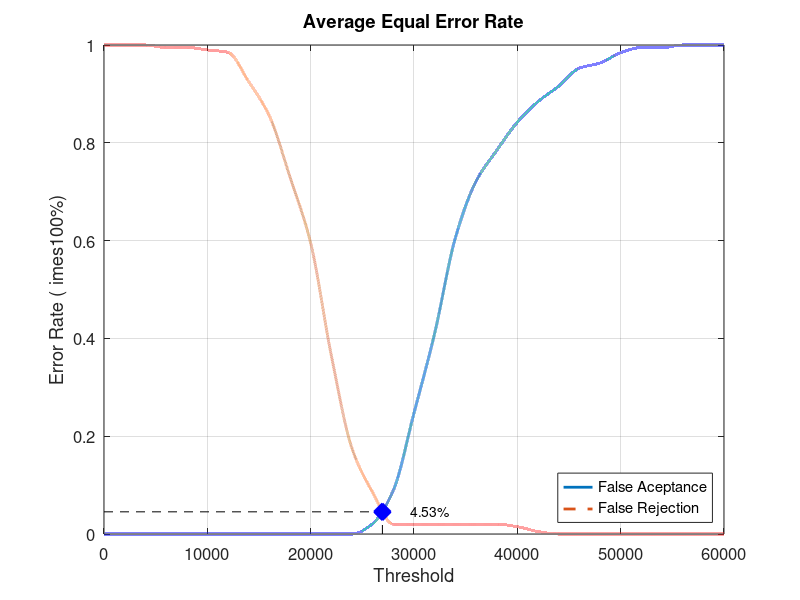
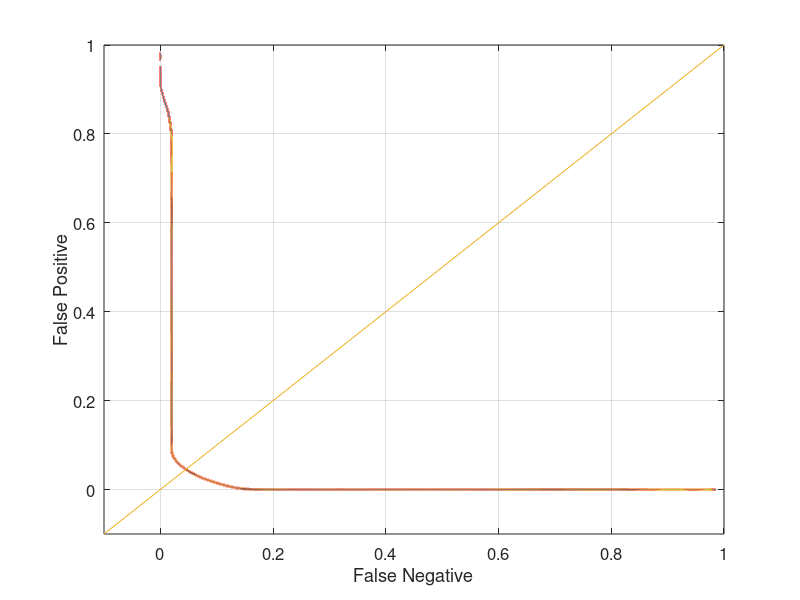

The MATLAB script that drew these images, in order:
close all;
clear;
clc;
x = 0:2000:60000;
xq = 0:0.5:60000;

y0 = [0 0 0 0 0 0 0 0 0 0 0 0 0 0.0210526 0.0894737 0.247368 0.410526 0.605263 0.721053 0.784211 0.842105 0.884211 0.915789 0.952632 0.963158 0.984211 0.994737 0.994737 1 1 1]
yy0 = interp1(x, y0, xq, 'pchip');
y1 = [1 1 1 0.995 0.995 0.99 0.985 0.925 0.855 0.73 0.595 0.365 0.175 0.085 0.02 0.02 0.02 0.02 0.02 0.02 0.015 0.005 0 0 0 0 0 0 0 0 0]
yy1 = interp1(x, y1, xq, 'pchip');

% Calculating EER: 
y2 = abs(y0 - y1);
find(y2 == min(y2))
yy2 = abs(yy0 - yy1);
xEER = find(yy2 == min(yy2));
xEERIndex = xq(xEER) % X-axis EER
yEER = yy0(xEER) % Y-axis EER

main = figure
plot(xq, yy0,'-','LineWidth', 2);	hold on
plot(xq, yy1,'--','LineWidth', 2);	hold on
plot([xEERIndex xEERIndex], [0 yEER], 'k--');	hold on
plot([0 xEERIndex], [yEER yEER], 'k--');	hold on
plot(xEERIndex, yEER, 'bx', 'LineWidth', 10);	hold on
text(xEERIndex + 10 * xEERIndex / 100, yEER, [num2str(round((10000 * yEER)) / 100) '%'])
legend('False Aceptance', 'False Rejection', 'Location', 'SouthEast')
xlabel('Threshold')
ylabel('Error Rate (	imes100%)')
title('Average Equal Error Rate')
set(gca, 'FontSize', 12)
axis([0 60000 0 1])
grid on

print(main, 'Database5_3Main', '-dpng');
FNRxFPR = figure('Color', [1 1 1]);
plot(yy1, yy0, '-', yy1, yy0, 'LineWidth', 2);
hold on
y = -0.1:0.1:1
plot(y, y); 
set(gca, 'FontSize', 12)
xlabel('False Negative')
ylabel('False Positive')
axis([-0.1 1 -0.1 1])
set(gca, 'FontSize', 12)
grid on

print(FNRxFPR, 'Database5_3FNRxFPR','-dpng');
